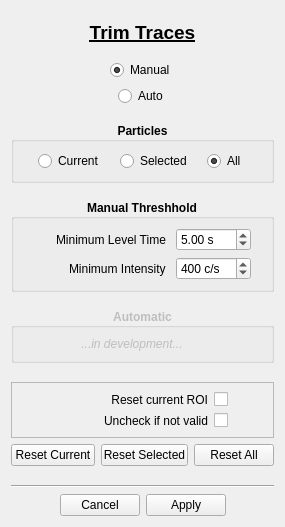
<?xml version="1.0" encoding="UTF-8"?>
<ui version="4.0">
 <class>Form</class>
 <widget class="QWidget" name="Form">
  <property name="windowModality">
   <enum>Qt::ApplicationModal</enum>
  </property>
  <property name="geometry">
   <rect>
    <x>0</x>
    <y>0</y>
    <width>285</width>
    <height>527</height>
   </rect>
  </property>
  <property name="sizePolicy">
   <sizepolicy hsizetype="Fixed" vsizetype="Fixed">
    <horstretch>0</horstretch>
    <verstretch>0</verstretch>
   </sizepolicy>
  </property>
  <property name="minimumSize">
   <size>
    <width>285</width>
    <height>527</height>
   </size>
  </property>
  <property name="maximumSize">
   <size>
    <width>285</width>
    <height>527</height>
   </size>
  </property>
  <property name="windowTitle">
   <string>Full SMS Settings</string>
  </property>
  <layout class="QVBoxLayout" name="verticalLayout">
   <item>
    <spacer name="verticalSpacer_2">
     <property name="orientation">
      <enum>Qt::Vertical</enum>
     </property>
     <property name="sizeType">
      <enum>QSizePolicy::Fixed</enum>
     </property>
     <property name="sizeHint" stdset="0">
      <size>
       <width>20</width>
       <height>10</height>
      </size>
     </property>
    </spacer>
   </item>
   <item>
    <widget class="QLabel" name="label">
     <property name="font">
      <font>
       <pointsize>14</pointsize>
       <weight>75</weight>
       <bold>true</bold>
       <underline>true</underline>
      </font>
     </property>
     <property name="text">
      <string>Trim Traces</string>
     </property>
     <property name="alignment">
      <set>Qt::AlignCenter</set>
     </property>
    </widget>
   </item>
   <item>
    <spacer name="verticalSpacer_3">
     <property name="orientation">
      <enum>Qt::Vertical</enum>
     </property>
     <property name="sizeType">
      <enum>QSizePolicy::Fixed</enum>
     </property>
     <property name="sizeHint" stdset="0">
      <size>
       <width>20</width>
       <height>10</height>
      </size>
     </property>
    </spacer>
   </item>
   <item>
    <layout class="QVBoxLayout" name="verticalLayout_2">
     <property name="spacing">
      <number>6</number>
     </property>
     <item>
      <layout class="QHBoxLayout" name="horizontalLayout_2">
       <item>
        <spacer name="horizontalSpacer">
         <property name="orientation">
          <enum>Qt::Horizontal</enum>
         </property>
         <property name="sizeHint" stdset="0">
          <size>
           <width>40</width>
           <height>20</height>
          </size>
         </property>
        </spacer>
       </item>
       <item>
        <widget class="QRadioButton" name="rdbManual">
         <property name="text">
          <string>Manual</string>
         </property>
         <property name="checked">
          <bool>true</bool>
         </property>
        </widget>
       </item>
       <item>
        <spacer name="horizontalSpacer_2">
         <property name="orientation">
          <enum>Qt::Horizontal</enum>
         </property>
         <property name="sizeHint" stdset="0">
          <size>
           <width>40</width>
           <height>20</height>
          </size>
         </property>
        </spacer>
       </item>
      </layout>
     </item>
     <item>
      <layout class="QHBoxLayout" name="horizontalLayout_3">
       <item>
        <spacer name="horizontalSpacer_3">
         <property name="orientation">
          <enum>Qt::Horizontal</enum>
         </property>
         <property name="sizeHint" stdset="0">
          <size>
           <width>40</width>
           <height>20</height>
          </size>
         </property>
        </spacer>
       </item>
       <item>
        <widget class="QRadioButton" name="rdbAuto">
         <property name="text">
          <string>Auto</string>
         </property>
        </widget>
       </item>
       <item>
        <spacer name="horizontalSpacer_4">
         <property name="orientation">
          <enum>Qt::Horizontal</enum>
         </property>
         <property name="sizeHint" stdset="0">
          <size>
           <width>40</width>
           <height>20</height>
          </size>
         </property>
        </spacer>
       </item>
      </layout>
     </item>
    </layout>
   </item>
   <item>
    <spacer name="verticalSpacer_5">
     <property name="orientation">
      <enum>Qt::Vertical</enum>
     </property>
     <property name="sizeType">
      <enum>QSizePolicy::Fixed</enum>
     </property>
     <property name="sizeHint" stdset="0">
      <size>
       <width>20</width>
       <height>10</height>
      </size>
     </property>
    </spacer>
   </item>
   <item>
    <widget class="QGroupBox" name="groupBox_4">
     <property name="font">
      <font>
       <weight>75</weight>
       <bold>true</bold>
      </font>
     </property>
     <property name="title">
      <string>Particles</string>
     </property>
     <property name="alignment">
      <set>Qt::AlignCenter</set>
     </property>
     <property name="flat">
      <bool>false</bool>
     </property>
     <layout class="QHBoxLayout" name="horizontalLayout_7">
      <property name="spacing">
       <number>0</number>
      </property>
      <item>
       <spacer name="horizontalSpacer_5">
        <property name="orientation">
         <enum>Qt::Horizontal</enum>
        </property>
        <property name="sizeHint" stdset="0">
         <size>
          <width>40</width>
          <height>20</height>
         </size>
        </property>
       </spacer>
      </item>
      <item>
       <widget class="QRadioButton" name="rdbCurrent">
        <property name="font">
         <font>
          <weight>50</weight>
          <bold>false</bold>
         </font>
        </property>
        <property name="text">
         <string>Current</string>
        </property>
       </widget>
      </item>
      <item>
       <spacer name="horizontalSpacer_7">
        <property name="orientation">
         <enum>Qt::Horizontal</enum>
        </property>
        <property name="sizeHint" stdset="0">
         <size>
          <width>40</width>
          <height>20</height>
         </size>
        </property>
       </spacer>
      </item>
      <item>
       <widget class="QRadioButton" name="rdbSelected">
        <property name="font">
         <font>
          <weight>50</weight>
          <bold>false</bold>
         </font>
        </property>
        <property name="text">
         <string>Selected</string>
        </property>
       </widget>
      </item>
      <item>
       <spacer name="horizontalSpacer_8">
        <property name="orientation">
         <enum>Qt::Horizontal</enum>
        </property>
        <property name="sizeHint" stdset="0">
         <size>
          <width>40</width>
          <height>20</height>
         </size>
        </property>
       </spacer>
      </item>
      <item>
       <widget class="QRadioButton" name="rdbAll">
        <property name="font">
         <font>
          <weight>50</weight>
          <bold>false</bold>
         </font>
        </property>
        <property name="text">
         <string>All</string>
        </property>
        <property name="checked">
         <bool>true</bool>
        </property>
       </widget>
      </item>
      <item>
       <spacer name="horizontalSpacer_6">
        <property name="orientation">
         <enum>Qt::Horizontal</enum>
        </property>
        <property name="sizeHint" stdset="0">
         <size>
          <width>40</width>
          <height>20</height>
         </size>
        </property>
       </spacer>
      </item>
     </layout>
    </widget>
   </item>
   <item>
    <spacer name="verticalSpacer_6">
     <property name="orientation">
      <enum>Qt::Vertical</enum>
     </property>
     <property name="sizeType">
      <enum>QSizePolicy::Fixed</enum>
     </property>
     <property name="sizeHint" stdset="0">
      <size>
       <width>20</width>
       <height>10</height>
      </size>
     </property>
    </spacer>
   </item>
   <item>
    <widget class="QGroupBox" name="gpbManual">
     <property name="font">
      <font>
       <weight>75</weight>
       <bold>true</bold>
      </font>
     </property>
     <property name="title">
      <string>Manual Threshhold</string>
     </property>
     <property name="alignment">
      <set>Qt::AlignCenter</set>
     </property>
     <property name="flat">
      <bool>false</bool>
     </property>
     <layout class="QFormLayout" name="formLayout_3">
      <property name="labelAlignment">
       <set>Qt::AlignRight|Qt::AlignTrailing|Qt::AlignVCenter</set>
      </property>
      <property name="formAlignment">
       <set>Qt::AlignRight|Qt::AlignTop|Qt::AlignTrailing</set>
      </property>
      <property name="horizontalSpacing">
       <number>10</number>
      </property>
      <property name="rightMargin">
       <number>30</number>
      </property>
      <item row="0" column="0">
       <widget class="QLabel" name="label_3">
        <property name="font">
         <font>
          <weight>50</weight>
          <bold>false</bold>
         </font>
        </property>
        <property name="text">
         <string>Minimum Level Time</string>
        </property>
       </widget>
      </item>
      <item row="0" column="1">
       <widget class="QDoubleSpinBox" name="dsbManual_Min_Time">
        <property name="maximumSize">
         <size>
          <width>75</width>
          <height>16777215</height>
         </size>
        </property>
        <property name="font">
         <font>
          <weight>50</weight>
          <bold>false</bold>
         </font>
        </property>
        <property name="suffix">
         <string> s</string>
        </property>
        <property name="decimals">
         <number>2</number>
        </property>
        <property name="minimum">
         <double>0.100000000000000</double>
        </property>
        <property name="maximum">
         <double>10000.000000000000000</double>
        </property>
        <property name="singleStep">
         <double>0.500000000000000</double>
        </property>
        <property name="stepType">
         <enum>QAbstractSpinBox::AdaptiveDecimalStepType</enum>
        </property>
        <property name="value">
         <double>5.000000000000000</double>
        </property>
       </widget>
      </item>
      <item row="1" column="0">
       <widget class="QLabel" name="label_4">
        <property name="font">
         <font>
          <weight>50</weight>
          <bold>false</bold>
         </font>
        </property>
        <property name="text">
         <string>Minimum Intensity</string>
        </property>
       </widget>
      </item>
      <item row="1" column="1">
       <widget class="QSpinBox" name="spbManual_Min_Int">
        <property name="enabled">
         <bool>true</bool>
        </property>
        <property name="maximumSize">
         <size>
          <width>75</width>
          <height>16777215</height>
         </size>
        </property>
        <property name="font">
         <font>
          <weight>50</weight>
          <bold>false</bold>
         </font>
        </property>
        <property name="suffix">
         <string> c/s</string>
        </property>
        <property name="prefix">
         <string/>
        </property>
        <property name="minimum">
         <number>10</number>
        </property>
        <property name="maximum">
         <number>999999999</number>
        </property>
        <property name="singleStep">
         <number>10</number>
        </property>
        <property name="stepType">
         <enum>QAbstractSpinBox::DefaultStepType</enum>
        </property>
        <property name="value">
         <number>400</number>
        </property>
       </widget>
      </item>
     </layout>
    </widget>
   </item>
   <item>
    <spacer name="verticalSpacer_4">
     <property name="orientation">
      <enum>Qt::Vertical</enum>
     </property>
     <property name="sizeType">
      <enum>QSizePolicy::Fixed</enum>
     </property>
     <property name="sizeHint" stdset="0">
      <size>
       <width>20</width>
       <height>10</height>
      </size>
     </property>
    </spacer>
   </item>
   <item>
    <widget class="QGroupBox" name="gpbAuto">
     <property name="enabled">
      <bool>false</bool>
     </property>
     <property name="font">
      <font>
       <weight>75</weight>
       <bold>true</bold>
      </font>
     </property>
     <property name="title">
      <string>Automatic</string>
     </property>
     <property name="alignment">
      <set>Qt::AlignCenter</set>
     </property>
     <layout class="QFormLayout" name="formLayout_4">
      <property name="labelAlignment">
       <set>Qt::AlignRight|Qt::AlignTrailing|Qt::AlignVCenter</set>
      </property>
      <property name="formAlignment">
       <set>Qt::AlignRight|Qt::AlignTop|Qt::AlignTrailing</set>
      </property>
      <property name="horizontalSpacing">
       <number>10</number>
      </property>
      <property name="rightMargin">
       <number>30</number>
      </property>
      <item row="0" column="0" colspan="2">
       <widget class="QLabel" name="label_5">
        <property name="font">
         <font>
          <weight>50</weight>
          <italic>true</italic>
          <bold>false</bold>
         </font>
        </property>
        <property name="text">
         <string>...in development...</string>
        </property>
        <property name="alignment">
         <set>Qt::AlignCenter</set>
        </property>
       </widget>
      </item>
     </layout>
    </widget>
   </item>
   <item>
    <spacer name="verticalSpacer">
     <property name="orientation">
      <enum>Qt::Vertical</enum>
     </property>
     <property name="sizeHint" stdset="0">
      <size>
       <width>20</width>
       <height>40</height>
      </size>
     </property>
    </spacer>
   </item>
   <item>
    <widget class="QFrame" name="frame">
     <property name="frameShape">
      <enum>QFrame::StyledPanel</enum>
     </property>
     <property name="frameShadow">
      <enum>QFrame::Raised</enum>
     </property>
     <property name="lineWidth">
      <number>1</number>
     </property>
     <layout class="QGridLayout" name="gridLayout">
      <item row="0" column="1">
       <widget class="QCheckBox" name="chbReset_ROI">
        <property name="maximumSize">
         <size>
          <width>50</width>
          <height>16777215</height>
         </size>
        </property>
        <property name="text">
         <string/>
        </property>
       </widget>
      </item>
      <item row="0" column="0">
       <widget class="QLabel" name="label_2">
        <property name="text">
         <string>Reset current ROI</string>
        </property>
        <property name="alignment">
         <set>Qt::AlignRight|Qt::AlignTrailing|Qt::AlignVCenter</set>
        </property>
       </widget>
      </item>
      <item row="1" column="0">
       <widget class="QLabel" name="label_6">
        <property name="text">
         <string>Uncheck if not valid</string>
        </property>
        <property name="alignment">
         <set>Qt::AlignRight|Qt::AlignTrailing|Qt::AlignVCenter</set>
        </property>
       </widget>
      </item>
      <item row="1" column="1">
       <widget class="QCheckBox" name="chbUncheck_If_Not_Valid">
        <property name="maximumSize">
         <size>
          <width>50</width>
          <height>16777215</height>
         </size>
        </property>
        <property name="text">
         <string/>
        </property>
       </widget>
      </item>
     </layout>
    </widget>
   </item>
   <item>
    <layout class="QHBoxLayout" name="horizontalLayout_4">
     <item>
      <widget class="QPushButton" name="btnResetCurrent">
       <property name="text">
        <string>Reset Current</string>
       </property>
      </widget>
     </item>
     <item>
      <widget class="QPushButton" name="btnResetSelected">
       <property name="text">
        <string>Reset Selected</string>
       </property>
      </widget>
     </item>
     <item>
      <widget class="QPushButton" name="btnResetAll">
       <property name="text">
        <string>Reset All</string>
       </property>
      </widget>
     </item>
    </layout>
   </item>
   <item>
    <spacer name="verticalSpacer_7">
     <property name="orientation">
      <enum>Qt::Vertical</enum>
     </property>
     <property name="sizeHint" stdset="0">
      <size>
       <width>20</width>
       <height>40</height>
      </size>
     </property>
    </spacer>
   </item>
   <item>
    <widget class="Line" name="line_2">
     <property name="orientation">
      <enum>Qt::Horizontal</enum>
     </property>
    </widget>
   </item>
   <item>
    <widget class="QDialogButtonBox" name="buttonBox">
     <property name="standardButtons">
      <set>QDialogButtonBox::Apply|QDialogButtonBox::Cancel</set>
     </property>
     <property name="centerButtons">
      <bool>true</bool>
     </property>
    </widget>
   </item>
  </layout>
 </widget>
 <resources/>
 <connections/>
</ui>
